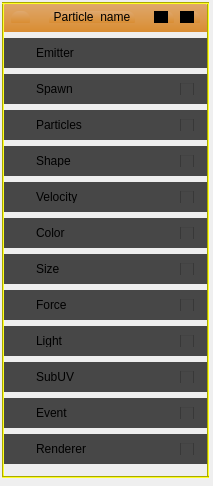
<?xml version="1.0" encoding="UTF-8"?>
<ui version="4.0">
 <class>particleItemWidget</class>
 <widget class="QWidget" name="particleItemWidget">
  <property name="windowModality">
   <enum>Qt::NonModal</enum>
  </property>
  <property name="geometry">
   <rect>
    <x>0</x>
    <y>0</y>
    <width>213</width>
    <height>486</height>
   </rect>
  </property>
  <property name="minimumSize">
   <size>
    <width>0</width>
    <height>0</height>
   </size>
  </property>
  <property name="windowTitle">
   <string>Item</string>
  </property>
  <property name="inputMethodHints">
   <set>Qt::ImhNone</set>
  </property>
  <widget class="QWidget" name="verticalLayoutWidget">
   <property name="geometry">
    <rect>
     <x>0</x>
     <y>0</y>
     <width>211</width>
     <height>481</height>
    </rect>
   </property>
   <layout class="QVBoxLayout" name="verticalLayout">
    <property name="leftMargin">
     <number>2</number>
    </property>
    <property name="topMargin">
     <number>2</number>
    </property>
    <property name="rightMargin">
     <number>2</number>
    </property>
    <property name="bottomMargin">
     <number>2</number>
    </property>
    <item>
     <widget class="OpenParticleSystemEditor::ParticleLineWidget" name="titleWidget" native="true">
      <property name="maximumSize">
       <size>
        <width>16777215</width>
        <height>30</height>
       </size>
      </property>
      <property name="styleSheet">
       <string notr="true">background-color: qlineargradient(spread:pad, x1:0, x2:0, y1:0, y2:1, stop:0 rgba(223, 169, 112, 255), stop:1 rgba(217, 141, 50, 255));
border-top-left-radius: 8px;
border-top-right-radius: 8px;
border-bottom-left-radius: 1px;
border-bottom-right-radius: 1px;
</string>
      </property>
      <layout class="QHBoxLayout" name="horizontalLayout_13">
       <item>
        <widget class="QToolButton" name="toolButton">
         <property name="text">
          <string/>
         </property>
        </widget>
       </item>
       <item>
        <spacer name="horizontalSpacer">
         <property name="orientation">
          <enum>Qt::Horizontal</enum>
         </property>
         <property name="sizeHint" stdset="0">
          <size>
           <width>40</width>
           <height>20</height>
          </size>
         </property>
        </spacer>
       </item>
       <item>
        <widget class="QToolButton" name="btnParticleName">
         <property name="text">
          <string>Particle_name</string>
         </property>
        </widget>
       </item>
       <item>
        <spacer name="horizontalSpacer_2">
         <property name="orientation">
          <enum>Qt::Horizontal</enum>
         </property>
         <property name="sizeHint" stdset="0">
          <size>
           <width>40</width>
           <height>20</height>
          </size>
         </property>
        </spacer>
       </item>
       <item>
        <widget class="QCheckBox" name="checkSolo">
         <property name="enabled">
          <bool>true</bool>
         </property>
         <property name="sizePolicy">
          <sizepolicy hsizetype="Fixed" vsizetype="Fixed">
           <horstretch>0</horstretch>
           <verstretch>0</verstretch>
          </sizepolicy>
         </property>
         <property name="styleSheet">
          <string notr="true">
               QCheckBox::indicator:unchecked{image: url(:/Gallery/Asset_File.svg);}
               QCheckBox::indicator:checked{image: url(:/Gallery/Favorite_File.svg);}
             </string>
         </property>
         <property name="text">
          <string/>
         </property>
         <property name="checked">
          <bool>false</bool>
         </property>
        </widget>
       </item>
       <item>
        <widget class="QCheckBox" name="checkParticleName">
         <property name="sizePolicy">
          <sizepolicy hsizetype="Fixed" vsizetype="Fixed">
           <horstretch>0</horstretch>
           <verstretch>0</verstretch>
          </sizepolicy>
         </property>
         <property name="styleSheet">
          <string notr="true">QCheckBox::indicator:unchecked{image: url(:/stylesheet/img/UI20/checkbox/off.svg);}
QCheckBox::indicator:checked{image: url(:/stylesheet/img/UI20/checkbox/on.svg);}</string>
         </property>
         <property name="text">
          <string/>
         </property>
         <property name="checked">
          <bool>true</bool>
         </property>
        </widget>
       </item>
      </layout>
     </widget>
    </item>
    <item>
     <widget class="OpenParticleSystemEditor::ParticleLineWidget" name="emitterWidget" native="true">
      <property name="maximumSize">
       <size>
        <width>16777215</width>
        <height>30</height>
       </size>
      </property>
      <property name="styleSheet">
       <string notr="true">background-color: #474747;
border-radius: 1px;</string>
      </property>
      <layout class="QHBoxLayout" name="horizontalLayout_25">
       <item>
        <widget class="QToolButton" name="toolButton_21">
         <property name="text">
          <string/>
         </property>
         <property name="icon">
          <iconset resource="../../../../../Code/Framework/AzQtComponents/AzQtComponents/Components/resources.qrc">
           <normaloff>:/ColorPickerDialog/ColorGrid/toggle-normal-on.svg</normaloff>:/ColorPickerDialog/ColorGrid/toggle-normal-on.svg</iconset>
         </property>
        </widget>
       </item>
       <item>
        <widget class="QLabel" name="label_21">
         <property name="text">
          <string>Emitter</string>
         </property>
        </widget>
       </item>
      </layout>
     </widget>
    </item>
    <item>
     <widget class="OpenParticleSystemEditor::ParticleLineWidget" name="spawnWidget" native="true">
      <property name="maximumSize">
       <size>
        <width>16777215</width>
        <height>30</height>
       </size>
      </property>
      <property name="styleSheet">
       <string notr="true">background-color: #474747;
border-radius: 1px;</string>
      </property>
      <layout class="QHBoxLayout" name="horizontalLayout_24">
       <item>
        <widget class="QToolButton" name="toolButton_20">
         <property name="text">
          <string/>
         </property>
         <property name="icon">
          <iconset resource="../../../../../Code/Framework/AzQtComponents/AzQtComponents/Components/resources.qrc">
           <normaloff>:/Gallery/Grid-small.svg</normaloff>:/Gallery/Grid-small.svg</iconset>
         </property>
        </widget>
       </item>
       <item>
        <widget class="QLabel" name="label_20">
         <property name="text">
          <string>Spawn</string>
         </property>
        </widget>
       </item>
       <item>
        <widget class="QCheckBox" name="checkSpawn">
         <property name="sizePolicy">
          <sizepolicy hsizetype="Fixed" vsizetype="Fixed">
           <horstretch>0</horstretch>
           <verstretch>0</verstretch>
          </sizepolicy>
         </property>
         <property name="styleSheet">
          <string notr="true">QCheckBox::indicator:unchecked{image: url(:/stylesheet/img/UI20/checkbox/off.svg);}
QCheckBox::indicator:checked{image: url(:/stylesheet/img/UI20/checkbox/on.svg);}</string>
         </property>
         <property name="text">
          <string/>
         </property>
        </widget>
       </item>
      </layout>
     </widget>
    </item>
    <item>
     <widget class="OpenParticleSystemEditor::ParticleLineWidget" name="particlesWidget" native="true">
      <property name="maximumSize">
       <size>
        <width>16777215</width>
        <height>30</height>
       </size>
      </property>
      <property name="styleSheet">
       <string notr="true">background-color: #474747;
border-radius: 1px;</string>
      </property>
      <layout class="QHBoxLayout" name="horizontalLayout_17">
       <item>
        <widget class="QToolButton" name="toolButton_10">
         <property name="text">
          <string/>
         </property>
         <property name="icon">
          <iconset resource="../../../../../Code/Framework/AzQtComponents/AzQtComponents/Components/resources.qrc">
           <normaloff>:/stylesheet/img/UI20/toolbar/particle.svg</normaloff>:/stylesheet/img/UI20/toolbar/particle.svg</iconset>
         </property>
        </widget>
       </item>
       <item>
        <widget class="QLabel" name="label_10">
         <property name="text">
          <string>Particles</string>
         </property>
        </widget>
       </item>
       <item>
        <widget class="QCheckBox" name="checkParticles">
         <property name="sizePolicy">
          <sizepolicy hsizetype="Fixed" vsizetype="Fixed">
           <horstretch>0</horstretch>
           <verstretch>0</verstretch>
          </sizepolicy>
         </property>
         <property name="styleSheet">
          <string notr="true">QCheckBox::indicator:unchecked{image: url(:/stylesheet/img/UI20/checkbox/off.svg);}
QCheckBox::indicator:checked{image: url(:/stylesheet/img/UI20/checkbox/on.svg);}</string>
         </property>
         <property name="text">
          <string/>
         </property>
        </widget>
       </item>
      </layout>
     </widget>
    </item>
    <item>
     <widget class="OpenParticleSystemEditor::ParticleLineWidget" name="locationWidget" native="true">
      <property name="maximumSize">
       <size>
        <width>16777215</width>
        <height>30</height>
       </size>
      </property>
      <property name="styleSheet">
       <string notr="true">background-color: #474747;
border-radius: 1px;</string>
      </property>
      <layout class="QHBoxLayout" name="horizontalLayout_18">
       <item>
        <widget class="QToolButton" name="toolButton_11">
         <property name="text">
          <string/>
         </property>
         <property name="icon">
          <iconset resource="../../../../../Code/Framework/AzQtComponents/AzQtComponents/Components/resources.qrc">
           <normaloff>:/stylesheet/img/UI20/toolbar/SketchMode.svg</normaloff>:/stylesheet/img/UI20/toolbar/SketchMode.svg</iconset>
         </property>
        </widget>
       </item>
       <item>
        <widget class="QLabel" name="label_11">
         <property name="text">
          <string>Shape</string>
         </property>
        </widget>
       </item>
       <item>
        <widget class="QCheckBox" name="checkLocation">
         <property name="sizePolicy">
          <sizepolicy hsizetype="Fixed" vsizetype="Fixed">
           <horstretch>0</horstretch>
           <verstretch>0</verstretch>
          </sizepolicy>
         </property>
         <property name="styleSheet">
          <string notr="true">QCheckBox::indicator:unchecked{image: url(:/stylesheet/img/UI20/checkbox/off.svg);}
QCheckBox::indicator:checked{image: url(:/stylesheet/img/UI20/checkbox/on.svg);}</string>
         </property>
         <property name="text">
          <string/>
         </property>
         <property name="iconSize">
          <size>
           <width>13</width>
           <height>13</height>
          </size>
         </property>
        </widget>
       </item>
      </layout>
     </widget>
    </item>
    <item>
     <widget class="OpenParticleSystemEditor::ParticleLineWidget" name="velocityWidget" native="true">
      <property name="maximumSize">
       <size>
        <width>16777215</width>
        <height>30</height>
       </size>
      </property>
      <property name="styleSheet">
       <string notr="true">background-color: #474747;
border-radius: 1px;</string>
      </property>
      <layout class="QHBoxLayout" name="horizontalLayout_19">
       <item>
        <widget class="QToolButton" name="toolButton_12">
         <property name="text">
          <string/>
         </property>
         <property name="icon">
          <iconset resource="../../../../../Code/Framework/AzQtComponents/AzQtComponents/Components/resources.qrc">
           <normaloff>:/stylesheet/img/UI20/toolbar/joints/SwingLimits.svg</normaloff>:/stylesheet/img/UI20/toolbar/joints/SwingLimits.svg</iconset>
         </property>
        </widget>
       </item>
       <item>
        <widget class="QLabel" name="label_12">
         <property name="text">
          <string>Velocity</string>
         </property>
        </widget>
       </item>
       <item>
        <widget class="QCheckBox" name="checkVelocity">
         <property name="sizePolicy">
          <sizepolicy hsizetype="Fixed" vsizetype="Fixed">
           <horstretch>0</horstretch>
           <verstretch>0</verstretch>
          </sizepolicy>
         </property>
         <property name="styleSheet">
          <string notr="true">QCheckBox::indicator:unchecked{image: url(:/stylesheet/img/UI20/checkbox/off.svg);}
QCheckBox::indicator:checked{image: url(:/stylesheet/img/UI20/checkbox/on.svg);}</string>
         </property>
         <property name="text">
          <string/>
         </property>
        </widget>
       </item>
      </layout>
     </widget>
    </item>
    <item>
     <widget class="OpenParticleSystemEditor::ParticleLineWidget" name="colorWidget" native="true">
      <property name="maximumSize">
       <size>
        <width>16777215</width>
        <height>30</height>
       </size>
      </property>
      <property name="styleSheet">
       <string notr="true">background-color: #474747;
border-radius: 1px;</string>
      </property>
      <layout class="QHBoxLayout" name="horizontalLayout_26">
       <item>
        <widget class="QToolButton" name="toolButton_17">
         <property name="text">
          <string/>
         </property>
         <property name="icon">
          <iconset resource="../../../../../Code/Framework/AzQtComponents/AzQtComponents/Components/resources.qrc">
           <normaloff>:/ColorPickerDialog/ColorGrid/eyedropper-normal.svg</normaloff>:/ColorPickerDialog/ColorGrid/eyedropper-normal.svg</iconset>
         </property>
        </widget>
       </item>
       <item>
        <widget class="QLabel" name="label_17">
         <property name="text">
          <string>Color</string>
         </property>
        </widget>
       </item>
       <item>
        <widget class="QCheckBox" name="checkColor">
         <property name="sizePolicy">
          <sizepolicy hsizetype="Fixed" vsizetype="Fixed">
           <horstretch>0</horstretch>
           <verstretch>0</verstretch>
          </sizepolicy>
         </property>
         <property name="styleSheet">
          <string notr="true">QCheckBox::indicator:unchecked{image: url(:/stylesheet/img/UI20/checkbox/off.svg);}
QCheckBox::indicator:checked{image: url(:/stylesheet/img/UI20/checkbox/on.svg);}</string>
         </property>
         <property name="text">
          <string/>
         </property>
        </widget>
       </item>
      </layout>
     </widget>
    </item>
    <item>
     <widget class="OpenParticleSystemEditor::ParticleLineWidget" name="sizeWidget" native="true">
      <property name="maximumSize">
       <size>
        <width>16777215</width>
        <height>30</height>
       </size>
      </property>
      <property name="styleSheet">
       <string notr="true">background-color: #474747;
border-radius: 1px;</string>
      </property>
      <layout class="QHBoxLayout" name="horizontalLayout_20">
       <item>
        <widget class="QToolButton" name="toolButton_13">
         <property name="text">
          <string/>
         </property>
         <property name="icon">
          <iconset resource="../../../../../Code/Framework/AzQtComponents/AzQtComponents/Components/resources.qrc">
           <normaloff>:/stylesheet/img/UI20/toolbar/Measure.svg</normaloff>:/stylesheet/img/UI20/toolbar/Measure.svg</iconset>
         </property>
        </widget>
       </item>
       <item>
        <widget class="QLabel" name="label_13">
         <property name="text">
          <string>Size</string>
         </property>
        </widget>
       </item>
       <item>
        <widget class="QCheckBox" name="checkSize">
         <property name="sizePolicy">
          <sizepolicy hsizetype="Fixed" vsizetype="Fixed">
           <horstretch>0</horstretch>
           <verstretch>0</verstretch>
          </sizepolicy>
         </property>
         <property name="styleSheet">
          <string notr="true">QCheckBox::indicator:unchecked{image: url(:/stylesheet/img/UI20/checkbox/off.svg);}
QCheckBox::indicator:checked{image: url(:/stylesheet/img/UI20/checkbox/on.svg);}</string>
         </property>
         <property name="text">
          <string/>
         </property>
        </widget>
       </item>
      </layout>
     </widget>
    </item>
    <item>
     <widget class="OpenParticleSystemEditor::ParticleLineWidget" name="forceWidget" native="true">
      <property name="maximumSize">
       <size>
        <width>16777215</width>
        <height>30</height>
       </size>
      </property>
      <property name="styleSheet">
       <string notr="true">background-color: #474747;
border-radius: 1px;</string>
      </property>
      <layout class="QHBoxLayout" name="horizontalLayout_21">
       <item>
        <widget class="QToolButton" name="toolButton_14">
         <property name="text">
          <string/>
         </property>
         <property name="icon">
          <iconset resource="../../../../../Code/Framework/AzQtComponents/AzQtComponents/Components/resources.qrc">
           <normaloff>:/stylesheet/img/UI20/toolbar/joints/MaxForce.svg</normaloff>:/stylesheet/img/UI20/toolbar/joints/MaxForce.svg</iconset>
         </property>
        </widget>
       </item>
       <item>
        <widget class="QLabel" name="label_14">
         <property name="text">
          <string>Force</string>
         </property>
        </widget>
       </item>
       <item>
        <widget class="QCheckBox" name="checkForce">
         <property name="sizePolicy">
          <sizepolicy hsizetype="Fixed" vsizetype="Fixed">
           <horstretch>0</horstretch>
           <verstretch>0</verstretch>
          </sizepolicy>
         </property>
         <property name="styleSheet">
          <string notr="true">QCheckBox::indicator:unchecked{image: url(:/stylesheet/img/UI20/checkbox/off.svg);}
QCheckBox::indicator:checked{image: url(:/stylesheet/img/UI20/checkbox/on.svg);}</string>
         </property>
         <property name="text">
          <string/>
         </property>
        </widget>
       </item>
      </layout>
     </widget>
    </item>
    <item>
     <widget class="OpenParticleSystemEditor::ParticleLineWidget" name="lightWidget" native="true">
      <property name="maximumSize">
       <size>
        <width>16777215</width>
        <height>30</height>
       </size>
      </property>
      <property name="styleSheet">
       <string notr="true">background-color: #474747;
border-radius: 1px;</string>
      </property>
      <layout class="QHBoxLayout" name="horizontalLayout_27">
       <item>
        <widget class="QToolButton" name="toolButton_18">
         <property name="text">
          <string/>
         </property>
         <property name="icon">
          <iconset resource="../../../../../Code/Framework/AzQtComponents/AzQtComponents/Components/resources.qrc">
           <normaloff>:/stylesheet/img/UI20/toolbar/Lighting.svg</normaloff>:/stylesheet/img/UI20/toolbar/Lighting.svg</iconset>
         </property>
        </widget>
       </item>
       <item>
        <widget class="QLabel" name="label_18">
         <property name="text">
          <string>Light</string>
         </property>
        </widget>
       </item>
       <item>
        <widget class="QCheckBox" name="checkLight">
         <property name="sizePolicy">
          <sizepolicy hsizetype="Fixed" vsizetype="Fixed">
           <horstretch>0</horstretch>
           <verstretch>0</verstretch>
          </sizepolicy>
         </property>
         <property name="styleSheet">
          <string notr="true">QCheckBox::indicator:unchecked{image: url(:/stylesheet/img/UI20/checkbox/off.svg);}
QCheckBox::indicator:checked{image: url(:/stylesheet/img/UI20/checkbox/on.svg);}</string>
         </property>
         <property name="text">
          <string/>
         </property>
        </widget>
       </item>
      </layout>
     </widget>
    </item>
    <item>
     <widget class="OpenParticleSystemEditor::ParticleLineWidget" name="subUVWidget" native="true">
      <property name="maximumSize">
       <size>
        <width>16777215</width>
        <height>30</height>
       </size>
      </property>
      <property name="styleSheet">
       <string notr="true">background-color: #474747;
border-radius: 1px;</string>
      </property>
      <layout class="QHBoxLayout" name="horizontalLayout_22">
       <item>
        <widget class="QToolButton" name="toolButton_15">
         <property name="text">
          <string/>
         </property>
         <property name="icon">
          <iconset resource="../../../../../Code/Framework/AzQtComponents/AzQtComponents/Components/resources.qrc">
           <normaloff>:/stylesheet/img/UI20/toolbar/XY2_copy.svg</normaloff>:/stylesheet/img/UI20/toolbar/XY2_copy.svg</iconset>
         </property>
        </widget>
       </item>
       <item>
        <widget class="QLabel" name="label_15">
         <property name="text">
          <string>SubUV</string>
         </property>
        </widget>
       </item>
       <item>
        <widget class="QCheckBox" name="checkSubUV">
         <property name="sizePolicy">
          <sizepolicy hsizetype="Fixed" vsizetype="Fixed">
           <horstretch>0</horstretch>
           <verstretch>0</verstretch>
          </sizepolicy>
         </property>
         <property name="styleSheet">
          <string notr="true">QCheckBox::indicator:unchecked{image: url(:/stylesheet/img/UI20/checkbox/off.svg);}
QCheckBox::indicator:checked{image: url(:/stylesheet/img/UI20/checkbox/on.svg);}</string>
         </property>
         <property name="text">
          <string/>
         </property>
        </widget>
       </item>
      </layout>
     </widget>
    </item>
    <item>
     <widget class="OpenParticleSystemEditor::ParticleLineWidget" name="eventWidget" native="true">
      <property name="maximumSize">
       <size>
        <width>16777215</width>
        <height>30</height>
       </size>
      </property>
      <property name="styleSheet">
       <string notr="true">background-color: #474747;
border-radius: 1px;</string>
      </property>
      <layout class="QHBoxLayout" name="horizontalLayout_28">
       <item>
        <widget class="QToolButton" name="toolButton_19">
         <property name="text">
          <string/>
         </property>
         <property name="icon">
          <iconset resource="../../../../../Code/Framework/AzQtComponents/AzQtComponents/Components/resources.qrc">
           <normaloff>:/stylesheet/img/logging/pending.svg</normaloff>:/stylesheet/img/logging/pending.svg</iconset>
         </property>
        </widget>
       </item>
       <item>
        <widget class="QLabel" name="label_19">
         <property name="text">
          <string>Event</string>
         </property>
        </widget>
       </item>
       <item>
        <widget class="QCheckBox" name="checkEvent">
         <property name="sizePolicy">
          <sizepolicy hsizetype="Fixed" vsizetype="Fixed">
           <horstretch>0</horstretch>
           <verstretch>0</verstretch>
          </sizepolicy>
         </property>
         <property name="styleSheet">
          <string notr="true">QCheckBox::indicator:unchecked{image: url(:/stylesheet/img/UI20/checkbox/off.svg);}
QCheckBox::indicator:checked{image: url(:/stylesheet/img/UI20/checkbox/on.svg);}</string>
         </property>
         <property name="text">
          <string/>
         </property>
        </widget>
       </item>
      </layout>
     </widget>
    </item>
    <item>
     <widget class="OpenParticleSystemEditor::ParticleLineWidget" name="rendererWidget" native="true">
      <property name="maximumSize">
       <size>
        <width>16777215</width>
        <height>30</height>
       </size>
      </property>
      <property name="styleSheet">
       <string notr="true">background-color: #474747;
border-radius: 1px;</string>
      </property>
      <layout class="QHBoxLayout" name="horizontalLayout_23">
       <item>
        <widget class="QToolButton" name="toolButton_16">
         <property name="text">
          <string/>
         </property>
         <property name="icon">
          <iconset resource="../../../../../Code/Framework/AzQtComponents/AzQtComponents/Components/resources.qrc">
           <normaloff>:/stylesheet/img/UI20/toolbar/AutoFit.svg</normaloff>:/stylesheet/img/UI20/toolbar/AutoFit.svg</iconset>
         </property>
        </widget>
       </item>
       <item>
        <widget class="QLabel" name="label_16">
         <property name="text">
          <string>Renderer</string>
         </property>
        </widget>
       </item>
       <item>
        <widget class="QCheckBox" name="checkRenderer">
         <property name="sizePolicy">
          <sizepolicy hsizetype="Fixed" vsizetype="Fixed">
           <horstretch>0</horstretch>
           <verstretch>0</verstretch>
          </sizepolicy>
         </property>
         <property name="styleSheet">
          <string notr="true">QCheckBox::indicator:unchecked{image: url(:/stylesheet/img/UI20/checkbox/off.svg);}
QCheckBox::indicator:checked{image: url(:/stylesheet/img/UI20/checkbox/on.svg);}</string>
         </property>
         <property name="text">
          <string/>
         </property>
        </widget>
       </item>
      </layout>
     </widget>
    </item>
    <item>
     <spacer name="verticalSpacer">
      <property name="orientation">
       <enum>Qt::Vertical</enum>
      </property>
      <property name="sizeHint" stdset="0">
       <size>
        <width>20</width>
        <height>40</height>
       </size>
      </property>
     </spacer>
    </item>
   </layout>
  </widget>
  <widget class="Line" name="lineLeft">
   <property name="geometry">
    <rect>
     <x>2</x>
     <y>2</y>
     <width>2</width>
     <height>474</height>
    </rect>
   </property>
   <property name="styleSheet">
    <string notr="true">order-top: 1px solid yellow; background-color: yellow; </string>
   </property>
   <property name="orientation">
    <enum>Qt::Vertical</enum>
   </property>
  </widget>
  <widget class="Line" name="lineRight">
   <property name="geometry">
    <rect>
     <x>207</x>
     <y>2</y>
     <width>2</width>
     <height>474</height>
    </rect>
   </property>
   <property name="styleSheet">
    <string notr="true">order-top: 1px solid yellow; background-color: yellow; </string>
   </property>
   <property name="orientation">
    <enum>Qt::Vertical</enum>
   </property>
  </widget>
  <widget class="Line" name="lineBotton">
   <property name="geometry">
    <rect>
     <x>2</x>
     <y>476</y>
     <width>207</width>
     <height>2</height>
    </rect>
   </property>
   <property name="styleSheet">
    <string notr="true">order-top: 1px solid yellow; background-color: yellow; </string>
   </property>
   <property name="orientation">
    <enum>Qt::Horizontal</enum>
   </property>
  </widget>
  <widget class="Line" name="lineTop">
   <property name="geometry">
    <rect>
     <x>2</x>
     <y>2</y>
     <width>207</width>
     <height>2</height>
    </rect>
   </property>
   <property name="styleSheet">
    <string notr="true">order-top: 1px solid yellow; background-color: yellow; </string>
   </property>
   <property name="orientation">
    <enum>Qt::Horizontal</enum>
   </property>
  </widget>
 </widget>
 <customwidgets>
  <customwidget>
   <class>OpenParticleSystemEditor::ParticleLineWidget</class>
   <extends>QWidget</extends>
   <header>ParticleLineWidget.h</header>
  </customwidget>
 </customwidgets>
 <resources>
  <include location="OpenParticleEditor.qrc"/>
 </resources>
 <connections/>
</ui>
